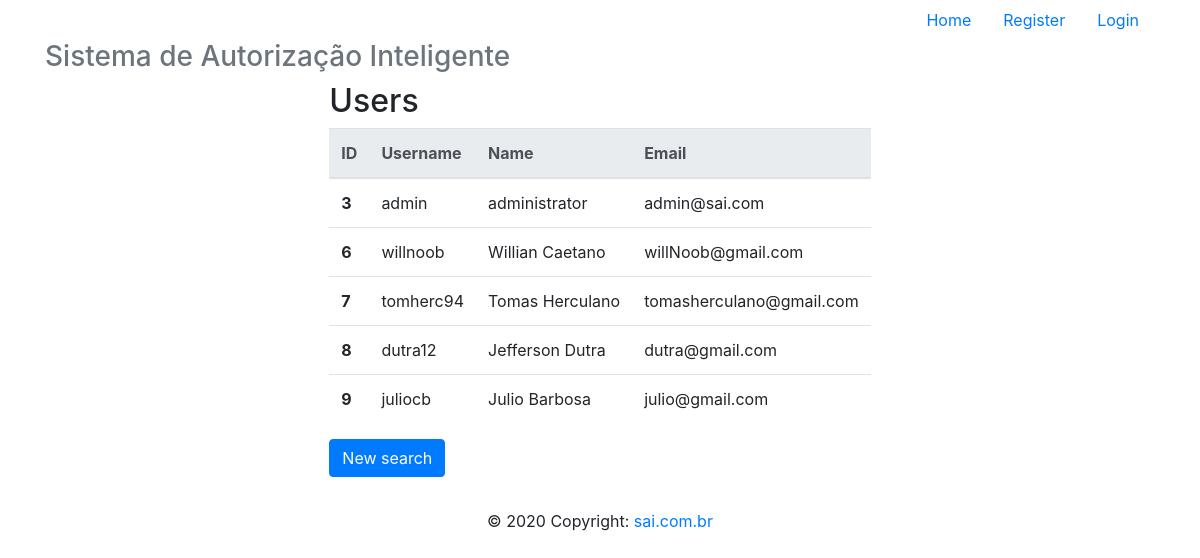
Page /readAll on the committed database.
### app/models/tables.py (models this page shows, shortened)
class User(db.Model):
    __tablename__ = "users"
    id = db.Column(db.Integer, primary_key=True)
    username = db.Column(db.String, unique=True)
    password = db.Column(db.String)
    name = db.Column(db.String)
    email = db.Column(db.String, unique=True)

### app/controllers/default.py (the view)
@app.route("/readAll", methods=['GET', 'POST'])
def readAll():
    lista = User.query.all()
    return render_template('readAll.html',
                            lista=lista)

### app/templates/readAll.html
{% extends 'base.html' %}
{% block content %}
    <div class="d-flex justify-content-center">
        <div class="form-group">
                <h2>Users</h2>
            <table class="table">
                <thead class="thead-light">
                <tr>
                    <th scope="col">ID</th>
                    <th scope="col">Username</th>
                    <th scope="col">Name</th>
                    <th scope="col">Email</th>
                </tr>
                </thead>
                <tbody>
                    {% for user in lista %}
                        <tr>
                            <th scope="row">{{ user.id }}</th>
                            <td>{{ user.username }}</td>
                            <td>{{ user.name }}</td>
                            <td>{{ user.email }}</td>
                        </tr>
                    {% endfor %}
                </tbody>
            </table>
            <form action="{{ url_for('read') }}" method="POST">
                <button type="submit" class="btn btn-primary" name="newSearch">New search</button>
            </form>
        </div>
    </div>
{% endblock %}

### app/templates/base.html (shortened to what this page needs)
<!DOCTYPE html>
<html lang="pt-br">
  <head>
    <link href="{{ url_for('static',filename='css/bootstrap.min.css') }}" rel="stylesheet">
  </head>
  <body>
    <div class="container">
      <div class="header clearfix">
        <nav>
          <ul class="nav nav-pills justify-content-end">
            <li class="nav-item">
              <a class="nav-link" href="{{ url_for('index') }}">Home</a>
            </li>
            {% if current_user.is_authenticated %}
              {% if current_user.username == 'admin' %}
                <li class="nav-item">
                  <a class="nav-link" href="{{ url_for('logout') }}">Logout</a>
                </li>
              {% else %}
                <li class="nav-item">
                  <a class="nav-link" href="{{ url_for('whitelist') }}">White List</a>
                </li>
                <li class="nav-item">
                  <a class="nav-link" href="{{ url_for('logout') }}">Logout</a>
                </li>
              {% endif %}
            {% else %}
              <li class="nav-item">
                <a class="nav-link" href="{{ url_for('register') }}">Register</a>
              </li>
              <li class="nav-item">
                <a class="nav-link" href="{{ url_for('login') }}">Login</a>
              </li>
            {% endif %}
          </ul>
        </nav>
        <h3 class="text-muted">Sistema de Autorização Inteligente</h3>
      </div>
      {% block content %}
      {% endblock %}
    <footer class="page-footer font-small blue">
      <div class="footer-copyright text-center py-3">© 2020 Copyright:
        <a href="#"> sai.com.br</a>
      </div>
    </footer>
    </div>
  </body>
</html>

### rows in the picture
User: id "3", username "admin", name "administrator", email "admin@sai.com"
User: id "6", username "willnoob", name "Willian Caetano", email "willNoob@gmail.com"
User: id "7", username "tomherc94", name "Tomas Herculano", email "tomasherculano@gmail.com"
User: id "8", username "dutra12", name "Jefferson Dutra", email "dutra@gmail.com"
User: id "9", username "juliocb", name "Julio Barbosa", email "julio@gmail.com"
